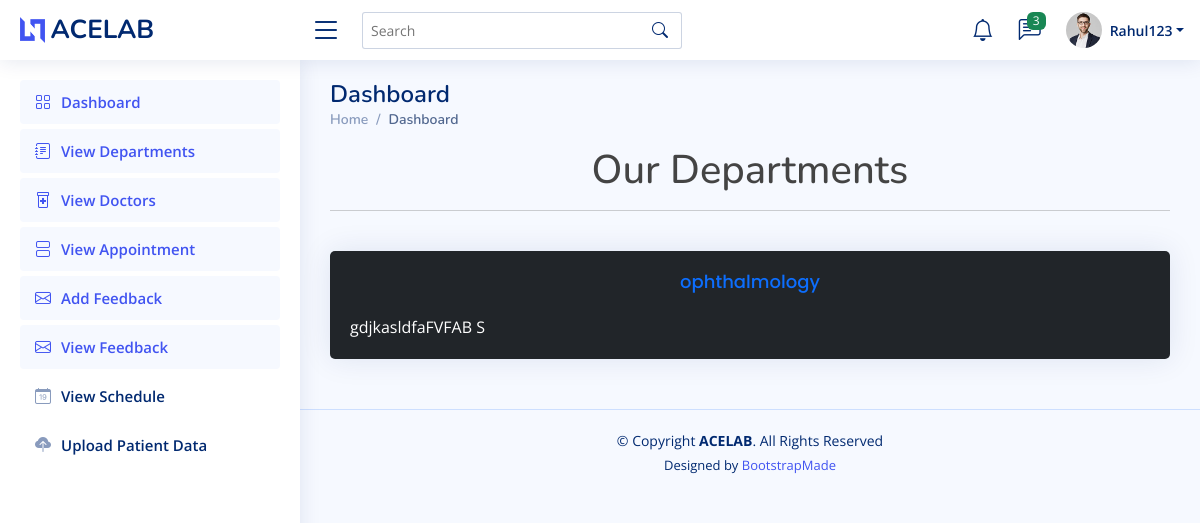
Page /patient_view_department (signed in) on the committed database.
### home/models.py (models this page shows, shortened)
class Login(AbstractUser):
    is_doctor = models.BooleanField(default=False)
    is_patient = models.BooleanField(default=False)

class department(models.Model):
    dept_name = models.CharField(max_length=100)
    dept_desc = models.TextField()

### home/patientviews.py (the view)
# urls.py: path('patient_view_department', patientviews.patient_view_department, name='patient_view_department'),
@login_required(login_url='login_view')
def patient_view_department(request):
    data = department.objects.all()
    return render(request, 'patient/view_departments.html', {'data': data})

### templates/patient/view_departments.html
{% extends 'patient/patientbase.html' %}
{%load crispy_forms_tags %}
{% block content %}
<h1 class="text-center">Our Departments</h1><hr><br>
{%  for i in data %}
<div class="card mx-auto bg-dark ">
  <div class="card-body ">
    <h4 class="card-title text-center text-primary">{{i.dept_name}}</h4>
    <p class="card-text text-white">{{i.dept_desc}}</p>
  </div>
</div>
{% endfor %}
{% endblock %}

### templates/patient/patientbase.html (shortened to what this page needs)
<!DOCTYPE html>
{% load static %}
<html lang="en">
<head>
  <link href=" {% static 'set3/assets/vendor/bootstrap/css/bootstrap.min.css' %} " rel="stylesheet">
  <link href=" {% static 'set3/assets/vendor/bootstrap-icons/bootstrap-icons.css' %} " rel="stylesheet">
  <link href=" {% static 'set3/assets/vendor/boxicons/css/boxicons.min.css' %} " rel="stylesheet">
  <link href=" {% static 'set3/assets/vendor/quill/quill.snow.css' %} " rel="stylesheet">
  <link href=" {% static 'set3/assets/vendor/quill/quill.bubble.css' %} " rel="stylesheet">
  <link href=" {% static 'set3/assets/vendor/remixicon/remixicon.css' %} " rel="stylesheet">
  <link href=" {% static 'set3/assets/vendor/simple-datatables/style.css' %} " rel="stylesheet">
  <link href=" {% static 'set3/assets/css/style.css' %} " rel="stylesheet">
</head>
<body>
  <header id="header" class="header fixed-top d-flex align-items-center">
    <div class="d-flex align-items-center justify-content-between">
      <a href=" {% url 'index' %} " class="logo d-flex align-items-center">
        <img src=" {% static 'set3/assets/img/logo.png' %} " alt="">
        <span class="d-none d-lg-block">ACELAB</span>
      </a>
      <i class="bi bi-list toggle-sidebar-btn"></i>
    </div>
    <div class="search-bar">
      <form class="search-form d-flex align-items-center" method="POST" action="#">
        <input type="text" name="query" placeholder="Search" title="Enter search keyword">
        <button type="submit" title="Search"><i class="bi bi-search"></i></button>
      </form>
    </div>
    <nav class="header-nav ms-auto">
      <ul class="d-flex align-items-center">
        <li class="nav-item dropdown">
          <a class="nav-link nav-icon" href="#" data-bs-toggle="dropdown">
            <i class="bi bi-bell"></i>
          </a>
        </li>
        <li class="nav-item dropdown">
          <a class="nav-link nav-icon" href="#" data-bs-toggle="dropdown">
            <i class="bi bi-chat-left-text"></i>
            <span class="badge bg-success badge-number">3</span>
          </a>
        </li>
        <li class="nav-item dropdown pe-3">
          <a class="nav-link nav-profile d-flex align-items-center pe-0" href="#" data-bs-toggle="dropdown">
            <img src=" {% static 'set3/assets/img/profile-img.jpg' %} " alt="Profile" class="rounded-circle">
            <span class="d-none d-md-block dropdown-toggle ps-2">{{request.user}}</span>
          </a>
        </li>
      </ul>
    </nav>
  </header>
  <aside id="sidebar" class="sidebar">
    <ul class="sidebar-nav" id="sidebar-nav">
      <li class="nav-item">
        <a class="nav-link " href=" {% url 'patientdashboard' %} ">
          <i class="bi bi-grid"></i>
          <span>Dashboard</span>
        </a>
      </li>
      <li class="nav-item">
        <a class="nav-link " href=" {% url 'patient_view_department' %} ">
          <i class="bi bi-journal-text"></i>
          <span>View Departments</span>
        </a>
      </li>
      <li class="nav-item">
        <a class="nav-link " href=" {% url 'patient_view_doctor' %} ">
          <i class="bi bi-prescription2"></i>
          <span>View Doctors</span>
        </a>
      </li>
      <li class="nav-item">
        <a class="nav-link " href=" {% url 'appointment_view' %} ">
          <i class="bi bi-view-stacked"></i>
          <span>View Appointment</span>
        </a>
      </li>
      <li class="nav-item">
        <a class="nav-link " href=" {% url 'AddFeedback' %} ">
          <i class="bi bi-envelope"></i>
          <span>Add Feedback</span>
        </a>
      </li>
      <li class="nav-item">
        <a class="nav-link " href=" {% url 'view_feedback' %} ">
          <i class="bi bi-envelope"></i>
          <span>View Feedback</span>
        </a>
      </li>
      <li class="nav-item">
        <a class="nav-link collapsed" href=" {% url 'patient_view_schedule' %} ">
          <i class="bi bi-calendar-date"></i>
          <span>View Schedule </span>
        </a>
      </li>
      <li class="nav-item">
        <a class="nav-link collapsed" href=" {% url 'patient_data' %} ">
          <i class="bi bi-cloud-upload-fill"></i>
          <span>Upload Patient Data</span>
        </a>
      </li>
    </ul>
  </aside>
  <main id="main" class="main">
    <div class="pagetitle">
      <h1>Dashboard</h1>
      <nav>
        <ol class="breadcrumb">
          <li class="breadcrumb-item"><a href=" {% url 'patientdashboard' %} ">Home</a></li>
          <li class="breadcrumb-item active">Dashboard</li>
        </ol>
      </nav>
    </div>
    <section class="section dashboard">
      <div class="row">
        <div class="col-lg-12 col-md-12 col-sm-12">
          {% block content %}{% endblock %}
        </div>
      </div>
    </section>
  </main>
  <footer id="footer" class="footer">
    <div class="copyright">
      &copy; Copyright <strong><span>ACELAB</span></strong>. All Rights Reserved
    </div>
    <div class="credits">
      Designed by <a href="https://bootstrapmade.com/">BootstrapMade</a>
    </div>
  </footer>
</body>
</html>

### static/set3/assets/css/style.css (style rules this page uses)
:root { scroll-behavior: smooth; }
body { font-family: "Open Sans", sans-serif; background: #f6f9ff; color: #444444; }
a { color: #4154f1; text-decoration: none; }
h1, h2, h3, h4, h5, h6 { font-family: "Nunito", sans-serif; }
#main { margin-top: 60px; padding: 20px 30px; transition: all 0.3s; }
.pagetitle { margin-bottom: 10px; }
.pagetitle h1 { font-size: 24px; margin-bottom: 0; font-weight: 600; color: #012970; }
.card { margin-bottom: 30px; border: none; border-radius: 5px; box-shadow: 0px 0 30px rgba(1, 41, 112, 0.1); }
.card-title { padding: 20px 0 15px 0; font-size: 18px; font-weight: 500; color: #012970; font-family: "Poppins", sans-serif; }
.card-body { padding: 0 20px 20px 20px; }
.breadcrumb { font-size: 14px; font-family: "Nunito", sans-serif; color: #899bbd; font-weight: 600; }
.breadcrumb a { color: #899bbd; transition: 0.3s; }
.breadcrumb .breadcrumb-item::before { color: #899bbd; }
.breadcrumb .active { color: #51678f; font-weight: 600; }
.logo { line-height: 1; }
@media (min-width: 1200px) { .logo { width: 280px; } }
.logo img { max-height: 26px; margin-right: 6px; }
.logo span { font-size: 26px; font-weight: 700; color: #012970; font-family: "Nunito", sans-serif; }
.header { transition: all 0.5s; z-index: 997; height: 60px; box-shadow: 0px 2px 20px rgba(1, 41, 112, 0.1); background-color: #fff; padding-left: 20px; }
.header .toggle-sidebar-btn { font-size: 32px; padding-left: 10px; cursor: pointer; color: #012970; }
.header .search-bar { min-width: 360px; padding: 0 20px; }
.header .search-form { width: 100%; }
.header .search-form input { border: 0; font-size: 14px; color: #012970; border: 1px solid rgba(1, 41, 112, 0.2); padding: 7px 38px 7px 8px; border-radius: 3px; transition: 0.3s; width: 100%; }
.header .search-form button { border: 0; padding: 0; margin-left: -30px; background: none; }
.header .search-form button i { color: #012970; }
.header-nav ul { list-style: none; }
.header-nav>ul { margin: 0; padding: 0; }
.header-nav .nav-icon { font-size: 22px; color: #012970; margin-right: 25px; position: relative; }
.header-nav .nav-profile { color: #012970; }
.header-nav .nav-profile img { max-height: 36px; }
.header-nav .nav-profile span { font-size: 14px; font-weight: 600; }
.header-nav .badge-number { position: absolute; inset: -2px -5px auto auto; font-weight: normal; font-size: 12px; padding: 3px 6px; }
.sidebar { position: fixed; top: 60px; left: 0; bottom: 0; width: 300px; z-index: 996; transition: all 0.3s; padding: 20px; overflow-y: auto; scrollbar-width: thin; scrollbar-color: #aab7cf transparent; box-shadow: 0px 0px 20px rgba(1, 41, 112, 0.1); background-color: #fff; }
@media (min-width: 1200px) { #main, #footer { margin-left: 300px; } }
.sidebar-nav { padding: 0; margin: 0; list-style: none; }
.sidebar-nav li { padding: 0; margin: 0; list-style: none; }
.sidebar-nav .nav-item { margin-bottom: 5px; }
.sidebar-nav .nav-link { display: flex; align-items: center; font-size: 15px; font-weight: 600; color: #4154f1; transition: 0.3; background: #f6f9ff; padding: 10px 15px; border-radius: 4px; }
.sidebar-nav .nav-link i { font-size: 16px; margin-right: 10px; color: #4154f1; }
.sidebar-nav .nav-link.collapsed { color: #012970; background: #fff; }
.sidebar-nav .nav-link.collapsed i { color: #899bbd; }
.footer { padding: 20px 0; font-size: 14px; transition: all 0.3s; border-top: 1px solid #cddfff; }
.footer .copyright { text-align: center; color: #012970; }
.footer .credits { padding-top: 5px; text-align: center; font-size: 13px; color: #012970; }

### rows in the picture
Login: user "Rahul123"
department: dept_name "ophthalmology", dept_desc "gdjkasldfaFVFAB S"
